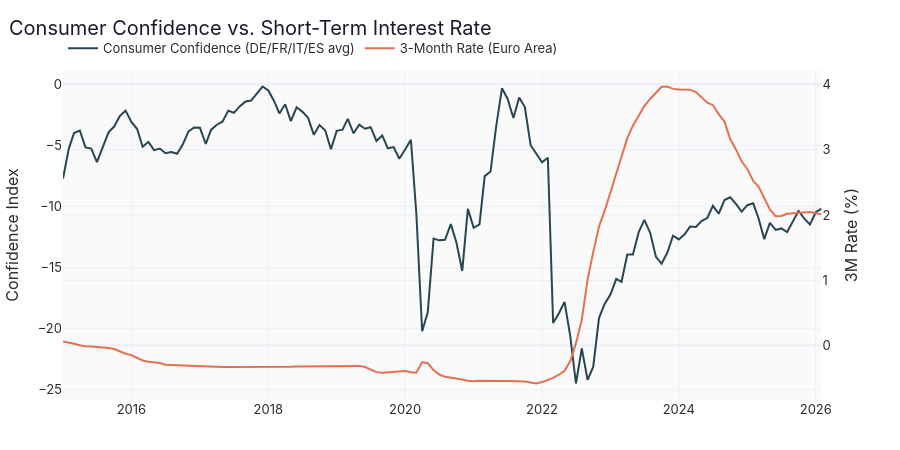

This figure's notebook cell:
### Markdown cell above
## 6 — Sentiment & Rates: Consumer Confidence vs. Interest Rates

Consumer confidence is a leading indicator — when households feel pessimistic,
spending contracts. Meanwhile, central-bank interest rates respond to inflation.
The dual-axis chart overlays both for the Euro area to show their interplay.

**How to read this chart:**
- **Consumer Confidence Index** (blue line, left axis): Ranges from roughly -40 to +30. Values above 0 indicate optimism; below 0 indicates pessimism. The index is *normally negative* — a reading of -10 is typical in stable times. Steep drops signal consumers bracing for trouble.
- **3-Month Interest Rate** (orange line, right axis): The short-term money-market rate, closely tracking ECB policy. The ECB held rates at or below 0 % from 2014–2022 (the "negative-rate era"), then hiked aggressively to fight the post-2022 inflation surge.

### Code cell
from plotly.subplots import make_subplots

# EA aggregate has no confidence data — average the Big-4 economies instead
df_conf = db.sql("""
    select period,
           avg(consumer_confidence) as avg_confidence
    from gold.gold_fct_macro_overview
    where country_code in ('DE','FR','IT','ES')
      and period >= '2015-01'
      and consumer_confidence is not null
    group by period
    order by period
""").df()

df_rates = db.sql("""
    select period, interest_rate_3m
    from gold.gold_fct_macro_overview
    where country_code = 'EA'
      and period >= '2015-01'
      and interest_rate_3m is not null
    order by period
""").df()

fig = make_subplots(specs=[[{"secondary_y": True}]])

fig.add_trace(go.Scatter(
    x=df_conf["period"], y=df_conf["avg_confidence"],
    name="Consumer Confidence (DE/FR/IT/ES avg)", mode="lines",
    line=dict(color="#264653", width=2),
), secondary_y=False)

fig.add_trace(go.Scatter(
    x=df_rates["period"], y=df_rates["interest_rate_3m"],
    name="3-Month Rate (Euro Area)", mode="lines",
    line=dict(color="#e76f51", width=2),
), secondary_y=True)

fig.update_layout(
    title="Consumer Confidence vs. Short-Term Interest Rate",
    height=450, hovermode="x unified",
    legend=dict(orientation="h", yanchor="bottom", y=1.02, x=0),
)
fig.update_yaxes(title_text="Confidence Index", secondary_y=False)
fig.update_yaxes(title_text="3M Rate (%)", secondary_y=True)
fig.show()

### Figure 1 — Plotly figure (JSON) as saved in the notebook; plotly's stock layout.template omitted (floating-point values rounded to 4 significant figures; data arrays with more than 128 entries replaced by an {"elided": "..."} marker saying what was removed)
{"data": [{"line": {"color": "#264653", "width": 2}, "mode": "lines", "name": "Consumer Confidence (DE/FR/IT/ES avg)", "type": "scatter", "x": {"elided": "134 str values"}, "xaxis": "x", "y": {"elided": "134 float values"}, "yaxis": "y"}, {"line": {"color": "#e76f51", "width": 2}, "mode": "lines", "name": "3-Month Rate (Euro Area)", "type": "scatter", "x": {"elided": "134 str values"}, "xaxis": "x", "y": {"elided": "134 float values"}, "yaxis": "y2"}], "layout": {"height": 450, "hovermode": "x unified", "legend": {"orientation": "h", "x": 0, "y": 1.02, "yanchor": "bottom"}, "title": {"text": "Consumer Confidence vs. Short-Term Interest Rate"}, "xaxis": {"anchor": "y", "domain": [0, 0.94]}, "yaxis": {"anchor": "x", "domain": [0, 1], "title": {"text": "Confidence Index"}}, "yaxis2": {"anchor": "x", "overlaying": "y", "side": "right", "title": {"text": "3M Rate (%)"}}}}
